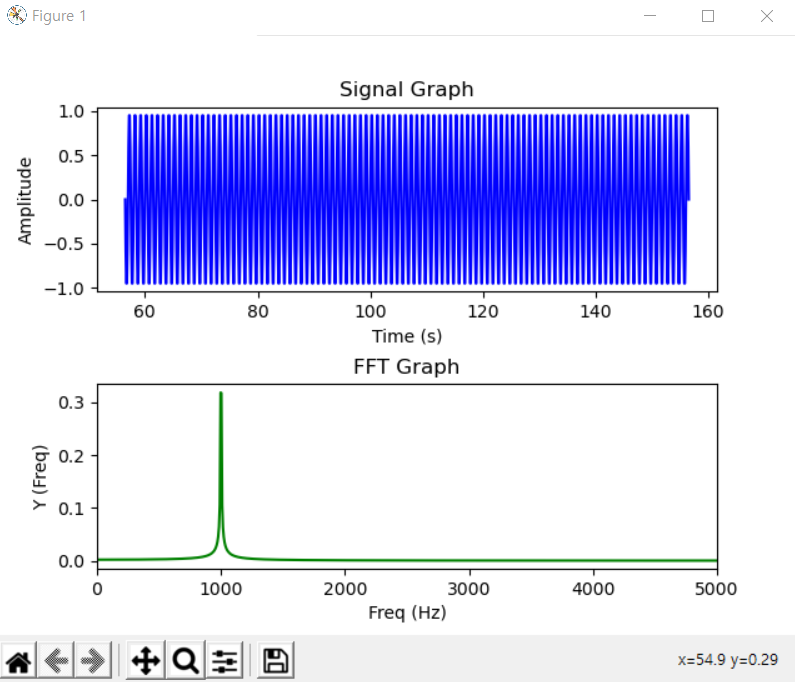

Generate this figure with Python:
# -*- coding: utf-8 -*-
"""
Created on Tue Oct  6 13:45:24 2020

@author: 박종민
"""

#라이브러리
import numpy as np
import matplotlib.pyplot as plt
import time

#초기 시간
t=0
#샘플링 주파수
Fs=10000

#input 주파수
w=1000

#사용 리스트 선언
#타임 값 리스트
tlist=[]

#함수값 리스트
ylist=[]

#fft 후 주파수 값 리스트
fftxlist=[]

#fft 후 크기 값 리스트
fftylist=[]

#그래프 출력용
a=[]
b=[]

#그래프 선언
fig=plt.figure()

while True:
    #서브플롯 설정
    plt.subplot(2,1,1)
        
    #그래프 표시 100개 이상일 때 슬라이드
    if t>100:
        #리스트의 제일 첫번째 인덱스 삭제로 슬라이드
        a.pop(0)
        b.pop(0)
        #그래프 다시 그리기, 슬라이드 표현
        plt.cla()
    
    #입력 함수 정의
    y=np.sin(2*0.001*np.pi*w*t)
    #y=np.random.randint(-100,100)
    y=round(y,3)
    
    #시간의 흐름에 따라 값 추가
    tlist.append(t)
    ylist.append(y)
    a.append(t)
    b.append(y)
    
    #FFT 계산
    #시간 영역->주파수 영역으로 계산
    n=len(ylist)
    k=np.arange(n)
    T=n/Fs
    freq=k/T
    freq=freq[range(int(n/2))]
    
    #FFT 후 진폭->주파수 크기 변환
    ffty=np.fft.fft(ylist)/n
    ffty=ffty[range(int(n/2))]
    ffty=np.abs(ffty) 
        
    #그래프 라벨, 제목, 디자인 설정
    plt.cla()
    plt.subplots_adjust(hspace=0.5)
    plt.title("Signal Graph")
    plt.xlabel("Time (s)")
    plt.ylabel("Amplitude")
    
    #함수 그래프 출력
    plt.plot(a,b,"b")
    
    #그래프 애니메이션 위한 일시정지
    plt.pause(0.0001)

    #서브플롯 설정
    plt.subplot(2,1,2)
    
    #그래프 라벨, 제목, 디자인 설정
    plt.cla()
    plt.title("FFT Graph")
    plt.xlim(0,Fs/2)
    plt.xlabel("Freq (Hz)")
    plt.ylabel("Y (Freq)")
    
    #FFT 그래프 출력
    plt.plot(freq,ffty,"g")
    
    #그래프 애니메이션 위한 일시정지
    plt.pause(0.0001)
    
    #시간 값 증가
    t=t+0.1
    
    #소수점 삭제
    t=round(t,1)
    
plt.show()
